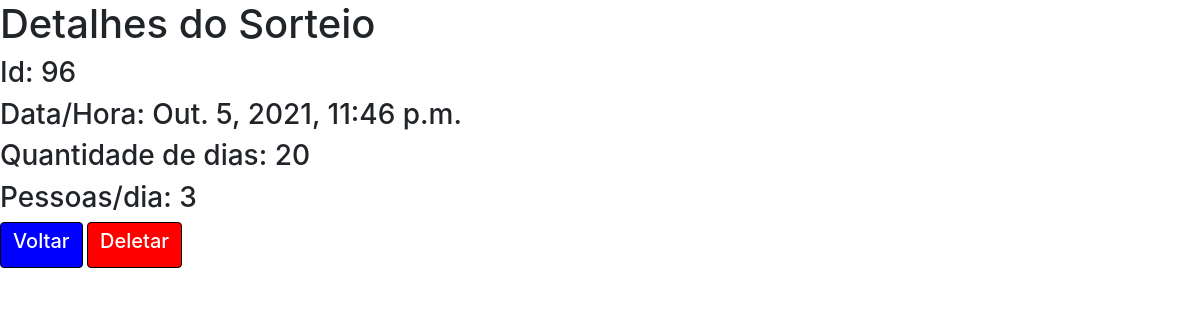
Page /visualizar/96/ on the committed database.
### app1/models.py (models this page shows)
class Sorteio(models.Model):
    dias = models.IntegerField('Dias')
    colunas = models.IntegerField('Pessoas/dia')
    pessoas = models.ManyToManyField(Pessoa)
    data_hora = models.DateTimeField(default=datetime.now)#felizmente desta outra maneira funcionou
    resultado = []

### app1/views.py (the view)
# urls.py: path('visualizar/<int:id>/', visualizar_sorteio, name='visualizar_sorteio'),
def visualizar_sorteio(request, id):
    sorteio = Sorteio.objects.get(id=id)
    lista_pessoas = []
    lista_pessoas.append(sorteio.pessoas)
    resultado = getattr(sorteio, 'resultado')
    return render(request, 'visualizar_sorteio.html',{'sorteio':sorteio, 'lista_pessoas':lista_pessoas})

### app1/templates/visualizar_sorteio.html (shortened to what this page needs)
{% load bootstrap4 %}
<!DOCTYPE html>
<html lang="pt-br">
<head>
    {% bootstrap_css %}
</head>
<body>
  <h1>Detalhes do Sorteio</h1>
  <h3>Id: {{ sorteio.pk }}</h3>
  <h3>Data/Hora: {{ sorteio.data_hora }}</h3>
  <h3>Quantidade de dias: {{ sorteio.dias }}</h3>
  <h3>Pessoas/dia: {{ sorteio.colunas }}</h3>
  <button type="submit" class="btn bnt-secondary" style="background-color:blue; color:white; border-color:black">
        <a style="color:white" href="/historico"><h5>Voltar</h5></a>
  </button>
  <button type="submit" class="btn bnt-secondary" style="background-color:red; color:white; border-color:black">
        <a style="color:white" href="{% url 'deletar_sorteio' sorteio.id %}"><h5>Deletar</h5></a>
  </button>
</body>
</html>

### rows in the picture
Sorteio: pk "96", data_hora "Out. 5, 2021, 11:46 p.m.", dias "20", colunas "3"
